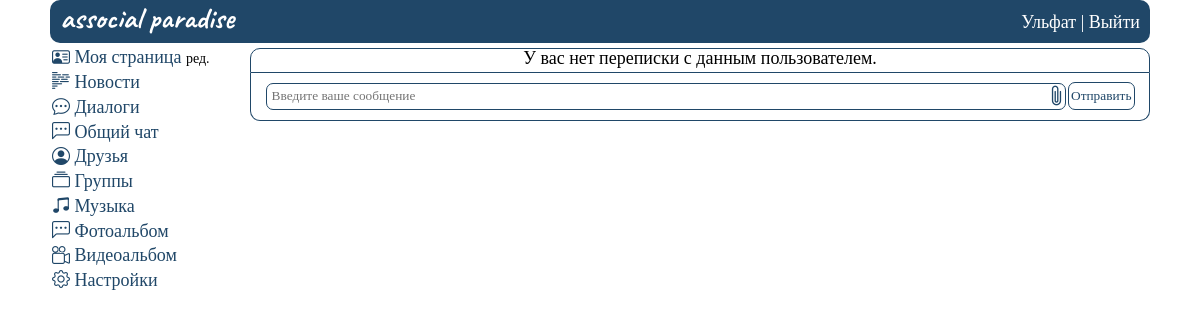
The page /dialogues/send4 (signed in) on the database as committed earlier.
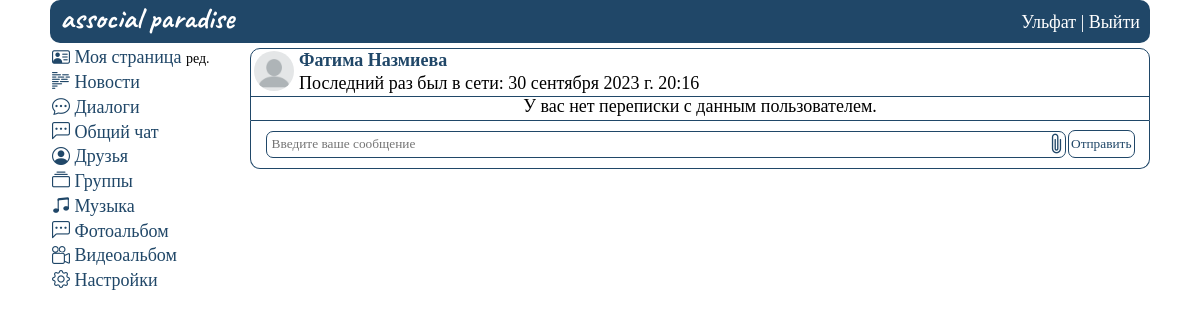
The same page on the database as committed later.
### mysite/models.py (models this page shows, shortened)
class UserProfile(models.Model):
    ciggar_choices = [
        ('p', 'Положительное'),
        ('n', 'Отрицательное'),
    ]
    alco_choices = [
        ('p', 'Положительное'),
        ('n', 'Отрицательное'),
    ]
    gender_choices = [
        ('m', 'Мужской'),
        ('w', 'Женский'),
    ]
    religion_choices = [
        ('chr', 'Христианство'),
        ('isl', 'Ислам'),
        ('ind', 'Индуизм'),
        ('bdm', 'Буддизм'),
        ('iud', 'Иудаизм'),
        ('atm', 'Атеизм'),
    ]
    user = models.OneToOneField(User, on_delete=models.CASCADE)
    avatar = models.ImageField(
        upload_to="mysite/static/images/personal_photos/", blank=True, verbose_name='Аватарка',
        default='mysite/static/images/icons/none_avatar.png')
    first_name = models.CharField(max_length=20, blank=True, null=True, verbose_name='Имя')
    last_name = models.CharField(max_length=20, blank=True, null=True, verbose_name='Фамилия')
    birthdate = models.DateField(blank=True, null=True, verbose_name='Дата рождения')
    gender = models.CharField(max_length=1, blank=True, null=True, choices=gender_choices, verbose_name='Пол')
    hometown = models.CharField(max_length=30, blank=True, null=True, verbose_name='Родной город')
    fav_music = models.CharField(max_length=30, blank=True, null=True, verbose_name='Любимая музыка')
    fav_movies = models.CharField(max_length=30, blank=True, null=True, verbose_name='Любимые фильмы')
    fav_quotes = models.CharField(max_length=30, blank=True, null=True, verbose_name='Любимые цитаты')
    ciggar = models.CharField(max_length=1, blank=True, null=True, choices=ciggar_choices,
                              verbose_name='Отношение к курению')
    alco = models.CharField(max_length=1, blank=True, null=True, choices=alco_choices,
                            verbose_name='Отношение к алкоголю')
    religion = models.CharField(max_length=3, blank=True, null=True, choices=religion_choices, verbose_name='Религия')
    about = models.TextField(max_length=150, blank=True, null=True, verbose_name='О себе')
    plink = models.CharField(max_length=10, blank=True, null=True, verbose_name='Короткая ссылка')
    telegram = models.CharField(max_length=30, blank=True, null=True, verbose_name='Telegram')
    instagram = models.CharField(max_length=30, blank=True, null=True, verbose_name='Instagram')
    email = models.EmailField(max_length=30, blank=True, null=True, verbose_name='Почта')
    phone = models.CharField(max_length=12, blank=True, null=True, verbose_name='Телефон')
    class Meta:
        verbose_name_plural = 'Информация о пользователях'

### mysite/views.py (the view, shortened to what this page needs)
# urls.py: path('dialogues/send<int:pk>', viewDialogues, name='viewDialogues'),
@login_required(login_url='home')
def viewDialogues(request, pk):
    clean_id = re.findall(r'\d+', request.path)  # Получение id пользователя
    userid = getAuthUser(request)
    personal_data = getUser(userid)
    form = DialogsForm()
    allDialogues = getAllMessages(userid)
    unread_messages = calculation_unread(allDialogues, userid)
    dialogues = Dialogs.objects.raw(
        f'select * from mysite_dialogs di join mysite_userprofile up on di.user_sender_id = up.user_id where di.user_sender_id = {clean_id[0]} and di.user_recipient_id = {userid} or di.user_sender_id = {userid} and di.user_recipient_id = {clean_id[0]} order by di.time_create desc')
    user_info = UserProfile.objects.raw(
        f'select * from mysite_userprofile up join auth_user au on au.id = up.user_id where up.user_id = {clean_id[0]}')
    try:
        dialogObj = HaveDialog.objects.get(user_sender_id=clean_id[0], user_recipient_id=userid,
                                           last_sender=clean_id[0])
        dialogObj.status_message = 1
        if dialogObj:
            dialogObj2 = HaveDialog.objects.get(user_sender_id=userid, user_recipient_id=clean_id[0],
                                                last_sender=clean_id[0])
            dialogObj2.status_message = 1
            dialogObj2.save()
        dialogObj.save()
    except:
        pass
    data = {
        'allDialogues': allDialogues,
        'unread_messages': unread_messages,
        'userid': userid,
        'dialogues': dialogues,
        'form': form,
        'user_info': user_info,
        'personal_data': personal_data
    }
    return render(request, 'viewDialogues.html', data)

### mysite/forms.py
class DialogsForm(ModelForm):
    class Meta:
        model = Dialogs
        fields = ['private_message', 'private_img']
        widgets = {
            "private_message": TextInput(attrs={
                'placeholder': 'Введите ваше сообщение',
                'autofocus': True,
            }),
            "private_img": FileInput(attrs={
                'style': 'display:none',
            })
        }

### mysite/views.py (called while the page is built)
def getAuthUser(request):
    return request.session.get('is_auth', False)

def getUser(userid):
    return UserProfile.objects.get(user_id=userid)

def calculation_unread(messages, userid):
    msg = 0
    for i in messages:
        if i.status_message == 0 and int(i.last_sender) != userid:
            msg += 1
    return msg

### mysite/templates/viewDialogues.html (shortened to what this page needs)
{%extends 'base.html'%}
{% load static %}
{%block content%}
    <div class="wrapper_users">
    {% include "header.html" %}
    <div class="rows_user">
        <div class="col1_user">
            {% include "menu.html" %}
        </div>
        <div class="col2_user">
            <div class="dialogs__content2">
                <div class="dialogs__items">
                    {% for row in user_info %}
                    <div class="user__info">
                        <div class="user__info__row">
                            <div class="user__name_photo">
                                <a href="{% url 'viewUser' row.id %}"><img src="{% static row.avatar|cut:'mysite/static' %}" class="img"></a>
                            </div>
                            <div class="user__name">
                                <div class="user__first_name">
                                    <a href="{% url 'viewUser' row.id %}">{{ row.first_name }} {{ row.last_name }}</a>
                                </div>
                                <div class="user__time">
                                    {% if row.last_login %}Последний раз был в сети: {{ row.last_login }} {% else %} Данный пользователь еще не появлялся в сети.{% endif %}
                                </div>
                            </div>
                        </div>
                    </div>
                    {% endfor %}
                    {% if dialogues %}
                    <div class="dialogs__item">
                    {% for item in dialogues %}
                        <div class="dialogs__info">
                            <div class="dialogs__image">
                                <a href="{% url 'viewUser' item.user_sender_id %}"><img class="img" src="{% static item.avatar|cut:'mysite/static' %}"></a>
                            </div>
                            <div class="dialogs__sender">
                                <a href="{% url 'viewUser' item.user_sender_id %}" class=''>{{ item.first_name }}</a><span class="dialogs__time">{{ item.time_create }}</span>
                                <div class="dialog__message">
                                    {{ item.private_message }}
                                    {% if item.private_img %}
                                    <div class="message__pic">
                                        <img src="{% static item.private_img|cut:'mysite/static' %}">
                                    </div>
                                    {% endif %}
                                </div>
                            </div>
                        </div>
                    {% endfor %}
                    </div>
                    {% else %}
                    <div class="none_dialogs">
                        <span>У вас нет переписки с данным пользователем.</span>
                    </div>
                    {% endif %}
                </div>
            </div>
            <div class="dialog_form">
                <form method="post" enctype="multipart/form-data">
                    <div class="flex_obj">
                      <div class="wall_form">
                        {{ form.private_message }}
                      </div>
                        <label for="id_private_img" class='clip_icon bi bi-paperclip' style='font-size: 1.5rem; color: #204768;'></label>
                        <div class="wall_form_button">
                            <button type="submit">Отправить</button>
                        </div>
                </form>
            </div>
        </div>
    </div>
{%endblock%}

Rows that differ between the two databases and show on the page:
added UserProfile: avatar (picture), first_name "Фатима", last_name "Назмиева", last_login "30 сентября 2023 г. 20:16"
